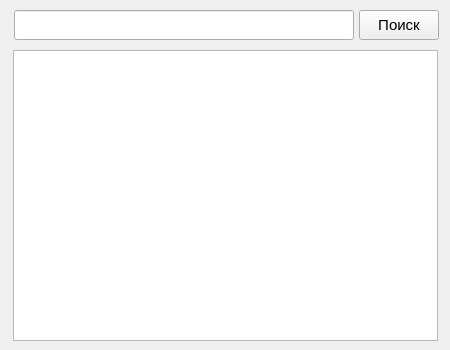
<?xml version="1.0" encoding="UTF-8"?>
<ui version="4.0">
 <class>search_window</class>
 <widget class="QWidget" name="search_window">
  <property name="geometry">
   <rect>
    <x>0</x>
    <y>0</y>
    <width>450</width>
    <height>350</height>
   </rect>
  </property>
  <property name="windowTitle">
   <string>Поиск</string>
  </property>
  <widget class="QTableWidget" name="search_table">
   <property name="geometry">
    <rect>
     <x>13</x>
     <y>50</y>
     <width>425</width>
     <height>291</height>
    </rect>
   </property>
   <property name="editTriggers">
    <set>QAbstractItemView::NoEditTriggers</set>
   </property>
   <property name="columnCount">
    <number>3</number>
   </property>
   <attribute name="horizontalHeaderVisible">
    <bool>false</bool>
   </attribute>
   <attribute name="horizontalHeaderDefaultSectionSize">
    <number>50</number>
   </attribute>
   <attribute name="horizontalHeaderMinimumSectionSize">
    <number>50</number>
   </attribute>
   <column/>
   <column/>
   <column/>
  </widget>
  <widget class="QPushButton" name="search_btn">
   <property name="geometry">
    <rect>
     <x>359</x>
     <y>10</y>
     <width>80</width>
     <height>30</height>
    </rect>
   </property>
   <property name="font">
    <font>
     <pointsize>11</pointsize>
    </font>
   </property>
   <property name="text">
    <string>Поиск</string>
   </property>
  </widget>
  <widget class="QLineEdit" name="search_input">
   <property name="geometry">
    <rect>
     <x>14</x>
     <y>10</y>
     <width>340</width>
     <height>30</height>
    </rect>
   </property>
  </widget>
 </widget>
 <resources/>
 <connections/>
</ui>
